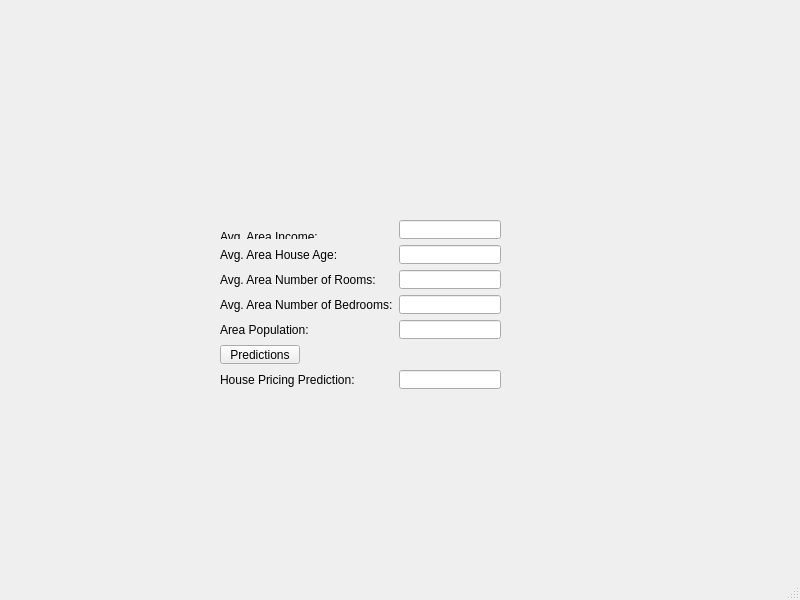
<?xml version="1.0" encoding="UTF-8"?>
<ui version="4.0">
 <class>MainWindow</class>
 <widget class="QMainWindow" name="MainWindow">
  <property name="geometry">
   <rect>
    <x>0</x>
    <y>0</y>
    <width>800</width>
    <height>600</height>
   </rect>
  </property>
  <property name="windowTitle">
   <string>huynhquocviet</string>
  </property>
  <widget class="QWidget" name="centralwidget">
   <widget class="QWidget" name="formLayoutWidget">
    <property name="geometry">
     <rect>
      <x>220</x>
      <y>220</y>
      <width>281</width>
      <height>169</height>
     </rect>
    </property>
    <layout class="QFormLayout" name="formLayout">
     <item row="0" column="0">
      <widget class="QLabel" name="label">
       <property name="text">
        <string>
Avg. Area Income:</string>
       </property>
      </widget>
     </item>
     <item row="0" column="1">
      <widget class="QLineEdit" name="lineEditIncome"/>
     </item>
     <item row="1" column="0">
      <widget class="QLabel" name="label_2">
       <property name="text">
        <string>Avg. Area House Age:</string>
       </property>
      </widget>
     </item>
     <item row="2" column="0">
      <widget class="QLabel" name="label_3">
       <property name="text">
        <string>Avg. Area Number of Rooms:</string>
       </property>
      </widget>
     </item>
     <item row="3" column="0">
      <widget class="QLabel" name="label_4">
       <property name="text">
        <string>Avg. Area Number of Bedrooms:</string>
       </property>
      </widget>
     </item>
     <item row="4" column="0">
      <widget class="QLabel" name="label_5">
       <property name="text">
        <string>Area Population:</string>
       </property>
      </widget>
     </item>
     <item row="5" column="0">
      <widget class="QPushButton" name="pushButton">
       <property name="text">
        <string>Predictions</string>
       </property>
      </widget>
     </item>
     <item row="6" column="0">
      <widget class="QLabel" name="label_6">
       <property name="text">
        <string>House Pricing Prediction:</string>
       </property>
      </widget>
     </item>
     <item row="1" column="1">
      <widget class="QLineEdit" name="lineEditHouseAge"/>
     </item>
     <item row="2" column="1">
      <widget class="QLineEdit" name="lineEditNumOfRoom"/>
     </item>
     <item row="3" column="1">
      <widget class="QLineEdit" name="lineEditNumOfBedrooms"/>
     </item>
     <item row="4" column="1">
      <widget class="QLineEdit" name="lineEditPopulaiton"/>
     </item>
     <item row="6" column="1">
      <widget class="QLineEdit" name="lineEditPrediction"/>
     </item>
    </layout>
   </widget>
  </widget>
  <widget class="QMenuBar" name="menubar">
   <property name="geometry">
    <rect>
     <x>0</x>
     <y>0</y>
     <width>800</width>
     <height>18</height>
    </rect>
   </property>
  </widget>
  <widget class="QStatusBar" name="statusbar"/>
 </widget>
 <resources/>
 <connections/>
</ui>
